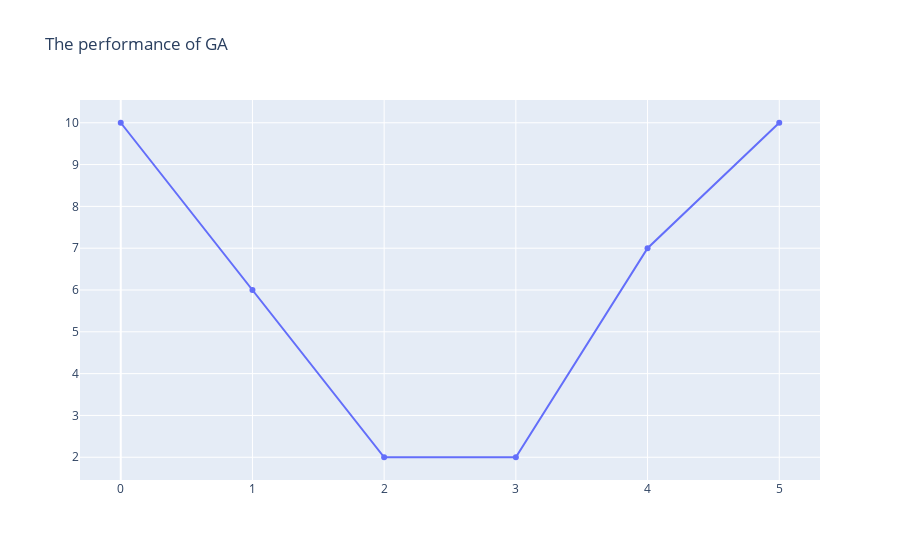

This figure's notebook cell:
### Code cell
import plotly.graph_objects as go
import numpy as np

x = np.arange(10)

fig = go.Figure(data=go.Scatter(x=gen, y=nevals, mode='lines+markers'))
fig.update_layout(title='The performance of GA')
fig.show()

### Figure 1 — Plotly figure (JSON) as saved in the notebook; plotly's stock layout.template omitted (floating-point values rounded to 4 significant figures)
{"data": [{"mode": "lines+markers", "type": "scatter", "x": [0, 1, 2, 3, 4, 5], "y": [10, 6, 2, 2, 7, 10]}], "layout": {"title": {"text": "The performance of GA"}}}
